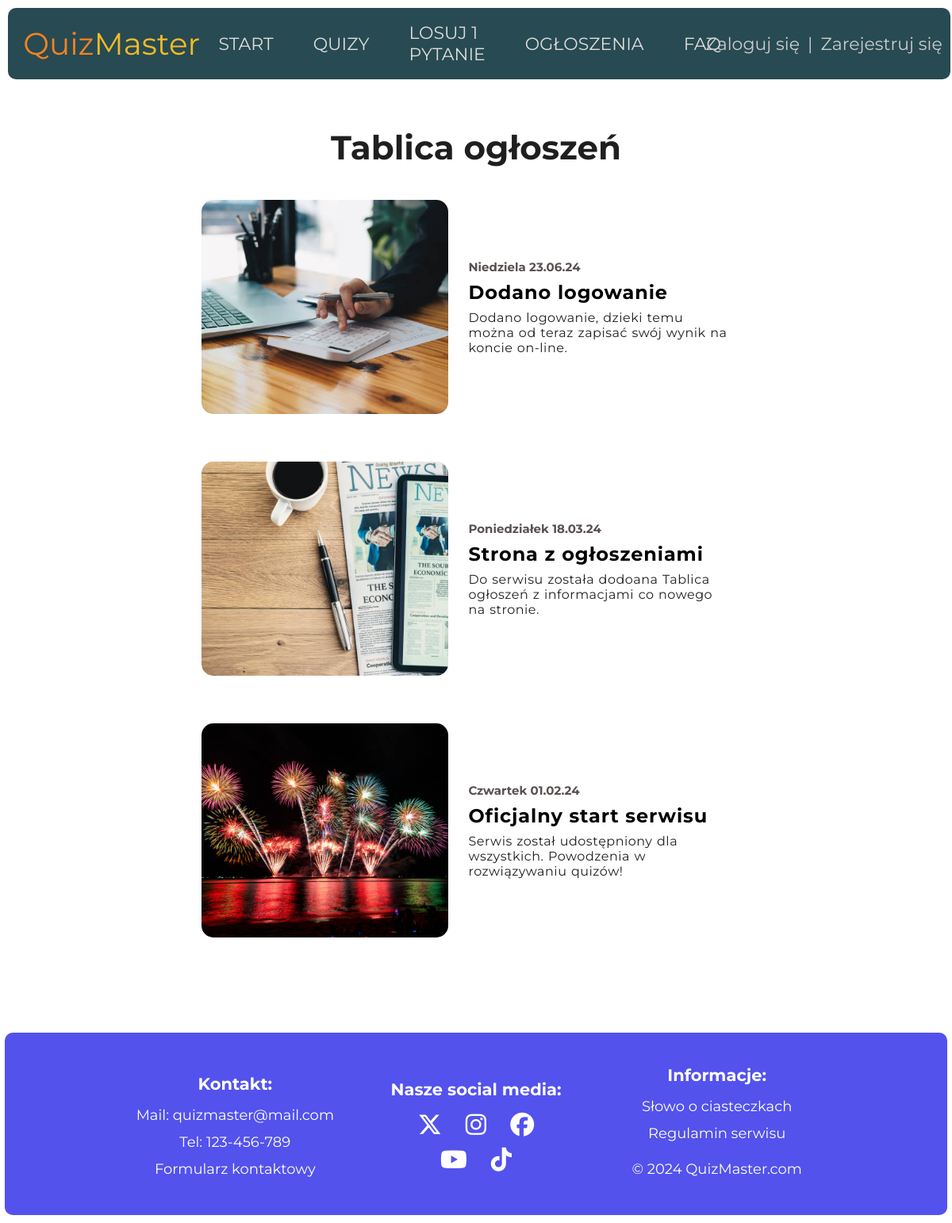
The app's page /announcements.php with its own data.
### tables this page shows
CREATE TABLE IF NOT EXISTS `announcements` (
  `id` INT NOT NULL AUTO_INCREMENT,
  `posted_by` INT NOT NULL,
  `date` DATETIME NOT NULL,
  `announcement_image` TEXT,
  `title` VARCHAR(255) NOT NULL,
  `description` TEXT NOT NULL,
  PRIMARY KEY (`id`),
  FOREIGN KEY (`posted_by`) REFERENCES user(`id`));

### announcements.php (the view, shortened to what this page needs)
<?php
    require_once("./config/config.php");
    try {
        $connection = new PDO("mysql:host=$database_host;dbname=$database_name", $database_user, $database_password);
        $connection->setAttribute(PDO::ATTR_ERRMODE, PDO::ERRMODE_EXCEPTION);
        $stmt = $connection->prepare('SELECT `date`, DATE_FORMAT(`date`, "%W") AS `day_of_week`, `announcement_image`, `title`, `description` FROM `announcements` ORDER BY `date` DESC');
        $stmt->execute();
        $announcements = $stmt->fetchAll(PDO::FETCH_ASSOC);
    } catch (PDOException $e) {
        die("Error: ".$e->getMessage());
    }
?>
<!DOCTYPE html>
<html lang="pl">
    <head>
        <link rel="stylesheet" href="https://cdnjs.cloudflare.com/ajax/libs/font-awesome/6.5.1/css/all.min.css">
        <link rel="stylesheet" href="../styles/style_global.css">
        <link rel="stylesheet" href="../styles/style_announcements.css">
    </head>
    <body>
        <section class="document">
                <?php
                    require_once('./elements/header.php');
                ?>
                <section class="document-body">
                    <h1>Tablica ogłoszeń</h1>
                    <main>
                        <?php
                            foreach($announcements as $announcement) {
                                $date = new DateTime($announcement['date']);
                                $date = $date->format('d.m.y');
                                $daysTranslation = [
                                    'Monday' => 'Poniedziałek',
                                    'Tuesday' => 'Wtorek',
                                    'Wednesday' => 'Środa',
                                    'Thursday' => 'Czwartek',
                                    'Friday' => 'Piątek',
                                    'Saturday' => 'Sobota',
                                    'Sunday' => 'Niedziela'
                                ];
                                echo <<<ANNOUNCEMENT
                                    <section class="announcement-wrapper">
                                        <div class="left-div">
                                            <img src="./image/{$announcement['announcement_image']}" alt="">
                                        </div>
                                        <div class="right-div">
                                            <p class="date">{$daysTranslation[$announcement['day_of_week']]} {$date}</p>
                                            <h2>{$announcement['title']}</h2>
                                            <p class="description">{$announcement['description']}</p>
                                        </div>
                                    </section>
                                ANNOUNCEMENT;
                            }
                        ?>
                    </main>
                </section>
        </section>
    </body>
</html>

### styles/style_global.css (style rules this page uses)
* { margin: 0; padding: 0; box-sizing: border-box; font-family: 'Montserrat', sans-serif; }
body { width: 100%; height: auto; display: flex; justify-content: center; align-items: center; flex-direction: column; overflow-x: hidden; }
.document { width: 100vw; min-height: 100vh; height: auto; display: flex; align-items: center; flex-direction: column; }
.document-body { z-index: 1; width: 80%; min-height: calc(100vh - 330px); height: auto; min-width: 30%; max-width: 1440px; display: flex; position: relative; flex-direction: column; justify-content: center; align-items: center; }
footer { height: 230px; width: 99%; min-height: 230px; z-index: 100; background-color: #5352ed; margin: 90px 15px 10px 15px; border-radius: 10px; display: flex; justify-content: center; align-items: center; flex-direction: row; padding: 10px; }
footer div { width: 26%; height: 100%; display: flex; justify-content: center; align-items: center; flex-direction: column; }
footer :is(p, a, h6) { color: #fff; padding: 6px; font-size: 18px; text-decoration: none; }
footer h6 { font-size: 21px; font-weight: bold; padding: 10px; }
footer a { cursor: pointer; }
footer i { font-size: 30px; padding: 7px; }
.footer-p-copyrights { padding: 17px; }

### styles/style_announcements.css (style rules this page uses)
.document-body { margin-top: 150px; }
h1 { color: rgb(32, 31, 31); font-size: 42px; margin: 10px; }
main { width: 80%; min-height: 300px; height: auto; display: flex; justify-content: center; align-items: center; flex-direction: column; }
.announcement-wrapper { width: 90%; height: 270px; margin: 30px; display: flex; border-radius: 20px; }
.left-div { width: 45%; height: 100%; overflow: hidden; position: relative; }
.right-div { width: 55%; height: 100%; display: flex; justify-content: center; flex-direction: column; }
.right-div > h2, .right-div > p { margin: 4px 25px; }
h2 { letter-spacing: .9px; }
p.date { font-weight: bold; font-size: 15px; color: rgb(90, 80, 80); }
p.description { color: rgb(32, 32, 32); letter-spacing: .5px; word-spacing: .8px; }
img { width: 100%; height: 100%; object-fit: cover; border-radius: 15px; }

### records on screen
announcements: announcement_image (picture), day_of_week "Niedziela", date "23.06.24", title "Dodano logowanie", description "Dodano logowanie, dzieki temu można od teraz zapisać swój wynik na koncie on-line."
announcements: announcement_image (picture), day_of_week "Poniedziałek", date "18.03.24", title "Strona z ogłoszeniami", description "Do serwisu została dodoana Tablica ogłoszeń z informacjami co nowego na stronie."
announcements: announcement_image (picture), day_of_week "Czwartek", date "01.02.24", title "Oficjalny start serwisu", description "Serwis został udostępniony dla wszystkich. Powodzenia w rozwiązywaniu quizów!"
